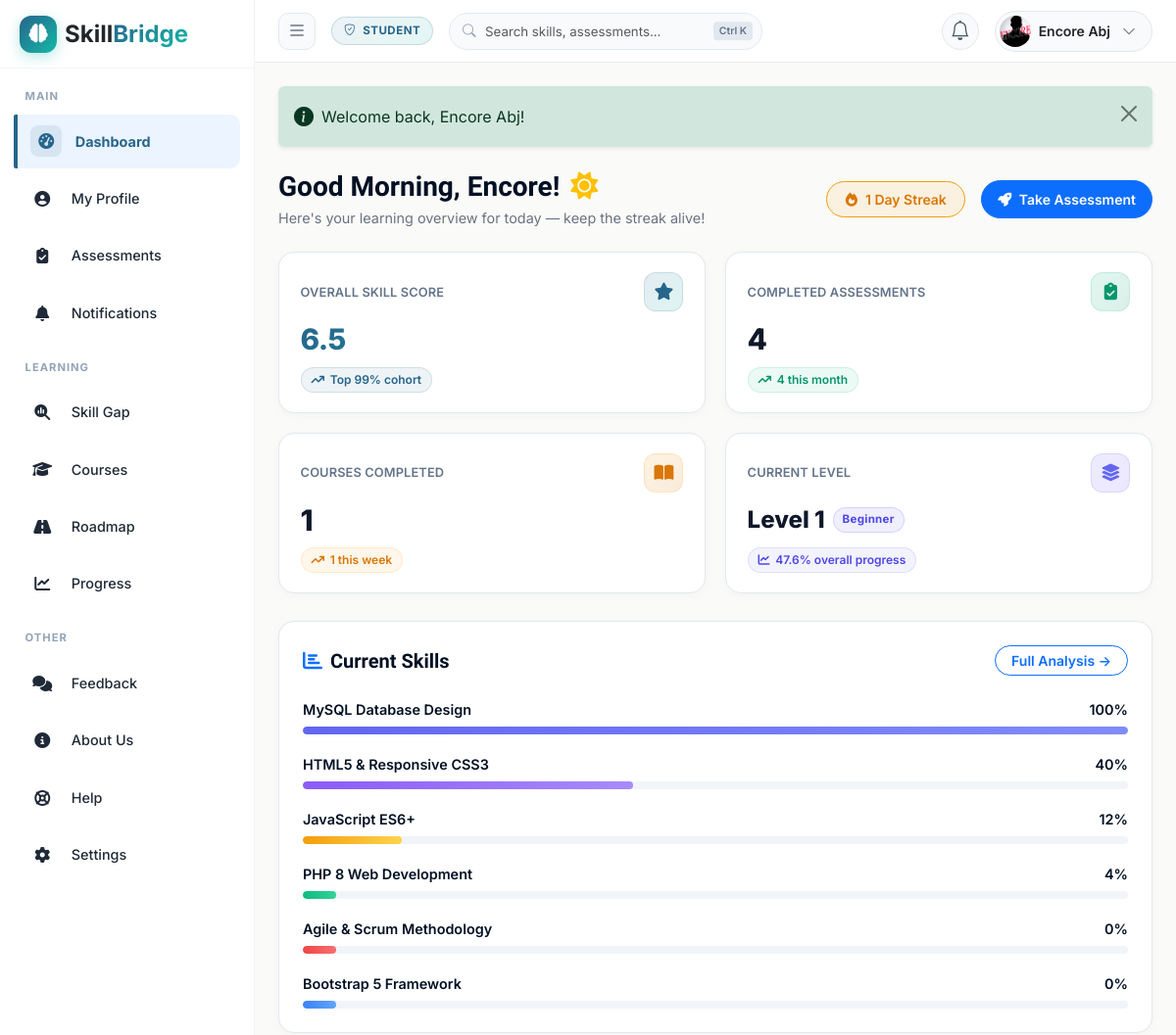
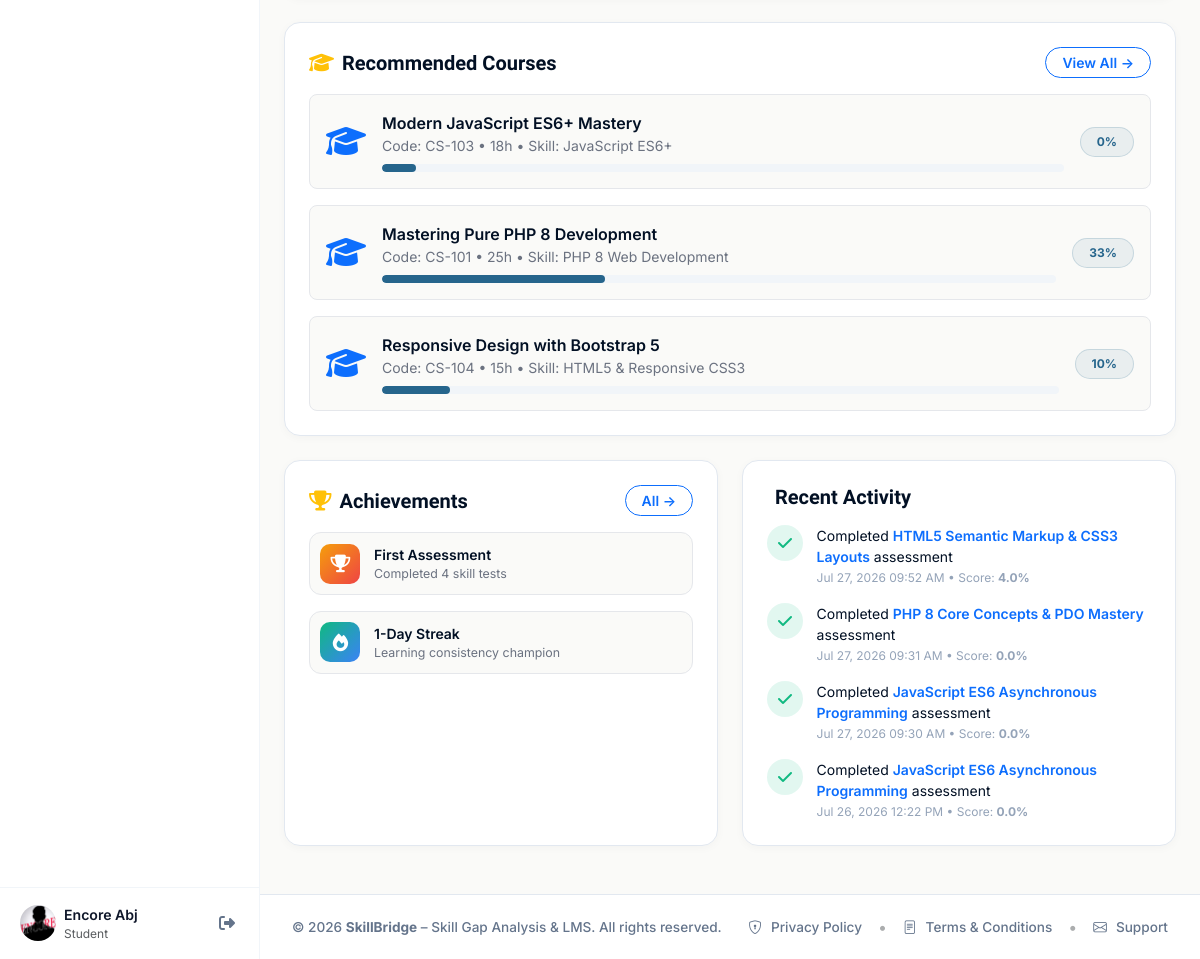
The page /student/dashboard.php (signed in) on the database its author committed (2 pictures, top to bottom).
### tables this page shows
CREATE TABLE `students` (
  `id` int(11) NOT NULL,
  `user_id` int(11) NOT NULL,
  `student_code` varchar(20) NOT NULL,
  `first_name` varchar(50) NOT NULL,
  `last_name` varchar(50) NOT NULL,
  `college_name` varchar(255) DEFAULT NULL,
  `avatar` varchar(255) DEFAULT 'default-avatar.png',
  `bio` varchar(255) DEFAULT NULL,
  `city_location` varchar(100) DEFAULT NULL,
  `phone` varchar(20) DEFAULT NULL,
  `department` varchar(100) NOT NULL DEFAULT 'Computer Science',
  `current_semester` int(11) NOT NULL DEFAULT 1,
  `created_at` datetime DEFAULT current_timestamp()
);

CREATE TABLE `skills` (
  `id` int(11) NOT NULL,
  `name` varchar(100) NOT NULL,
  `category` varchar(50) NOT NULL DEFAULT 'Technical',
  `description` text DEFAULT NULL,
  `created_at` datetime DEFAULT current_timestamp()
);

CREATE TABLE `recommendations` (
  `id` int(11) NOT NULL,
  `student_id` int(11) NOT NULL,
  `course_id` int(11) NOT NULL,
  `skill_id` int(11) NOT NULL,
  `reason` text DEFAULT NULL,
  `priority_level` enum('low','medium','high') NOT NULL DEFAULT 'medium',
  `is_dismissed` tinyint(1) NOT NULL DEFAULT 0,
  `created_at` datetime DEFAULT current_timestamp()
);

CREATE TABLE `courses` (
  `id` int(11) NOT NULL,
  `course_code` varchar(20) NOT NULL,
  `title` varchar(150) NOT NULL,
  `description` text DEFAULT NULL,
  `duration_hours` int(11) NOT NULL DEFAULT 10,
  `difficulty_level` enum('beginner','intermediate','advanced') NOT NULL DEFAULT 'beginner',
  `provider_url` varchar(255) DEFAULT NULL,
  `status` enum('active','inactive') NOT NULL DEFAULT 'active',
  `created_at` datetime DEFAULT current_timestamp(),
  `platform` varchar(50) NOT NULL DEFAULT 'Udemy',
  `price` decimal(10,2) NOT NULL DEFAULT 499.00,
  `rating` decimal(3,2) NOT NULL DEFAULT 4.80,
  `instructor` varchar(100) NOT NULL DEFAULT 'SkillBridge Instructor',
  `track_category` varchar(50) NOT NULL DEFAULT 'frontend',
  `topic_pill` varchar(50) NOT NULL DEFAULT 'General',
  `lessons_json` text DEFAULT NULL
);

CREATE TABLE `assessment_results` (
  `id` int(11) NOT NULL,
  `student_id` int(11) NOT NULL,
  `assessment_id` int(11) NOT NULL,
  `total_questions` int(11) NOT NULL DEFAULT 10,
  `correct_answers` int(11) NOT NULL DEFAULT 0,
  `score_obtained` decimal(5,2) NOT NULL DEFAULT 0.00,
  `score_percentage` decimal(5,2) NOT NULL DEFAULT 0.00,
  `status` enum('pass','fail') NOT NULL DEFAULT 'fail',
  `time_taken_seconds` int(11) NOT NULL DEFAULT 0,
  `completed_at` datetime DEFAULT current_timestamp()
);

CREATE TABLE `assessments` (
  `id` int(11) NOT NULL,
  `title` varchar(150) NOT NULL,
  `description` text DEFAULT NULL,
  `skill_id` int(11) NOT NULL,
  `created_by_faculty_id` int(11) NOT NULL,
  `duration_minutes` int(11) NOT NULL DEFAULT 30,
  `passing_marks` int(11) NOT NULL DEFAULT 6,
  `total_marks` int(11) NOT NULL DEFAULT 10,
  `difficulty_level` enum('beginner','easy','intermediate','advanced','expert') NOT NULL DEFAULT 'intermediate',
  `status` enum('draft','active','archived') NOT NULL DEFAULT 'active',
  `created_at` datetime DEFAULT current_timestamp()
);

### student/dashboard.php (the view, shortened to what the rows shown need)
<?php
require_once __DIR__ . '/../config/database.php';
require_once __DIR__ . '/../includes/functions.php';
$studentId = (int)$_SESSION['profile_id'];
$db = Database::getInstance();
$student = $db->fetch(
    "SELECT s.*, u.email
     FROM students s
     JOIN users u ON s.user_id = u.id
     WHERE s.id = ?",
    [$studentId]
);
$hour = (int)date('H');
if ($hour < 12) {
    $greetingTitle = "Good Morning, " . htmlspecialchars($student['first_name']) . "! <i class=\"fa-solid fa-sun text-warning ms-1\"></i>";
} elseif ($hour < 17) {
    $greetingTitle = "Good Afternoon, " . htmlspecialchars($student['first_name']) . "! <i class=\"fa-solid fa-sun text-warning ms-1\"></i>";
} else {
    $greetingTitle = "Good Evening, " . htmlspecialchars($student['first_name']) . "! <i class=\"fa-solid fa-moon text-primary ms-1\"></i>";
}
$skillResults = $db->fetchAll(
    "SELECT s.id, s.name as skill_name, COALESCE(MAX(ar.score_percentage), 0) as score
     FROM skills s
     LEFT JOIN assessments a ON s.id = a.skill_id
     LEFT JOIN assessment_results ar ON a.id = ar.assessment_id AND ar.student_id = ?
     GROUP BY s.id, s.name
     ORDER BY score DESC, s.name ASC
     LIMIT 6",
    [$studentId]
);
$recommendations = $db->fetchAll(
    "SELECT r.*, c.title as course_title, c.course_code, c.duration_hours, c.difficulty_level, s.name as skill_name,
            COALESCE(sp.progress_percentage, 0) as progress_percentage,
            COALESCE(sp.status, 'not_started') as progress_status
     FROM recommendations r
     JOIN courses c ON r.course_id = c.id
     JOIN skills s ON r.skill_id = s.id
     LEFT JOIN student_progress sp ON sp.course_id = c.id AND sp.student_id = r.student_id
     WHERE r.student_id = ? AND r.is_dismissed = 0
     ORDER BY r.priority_level DESC, r.created_at DESC LIMIT 3",
    [$studentId]
);
$recentActivity = $db->fetchAll(
    "SELECT ar.completed_at as activity_time,
            'assessment' as activity_type,
            a.title as item_title,
            s.name as skill_name,
            ar.score_percentage,
            ar.status
     FROM assessment_results ar
     JOIN assessments a ON ar.assessment_id = a.id
     JOIN skills s ON a.skill_id = s.id
     WHERE ar.student_id = ?
     ORDER BY ar.completed_at DESC LIMIT 4",
    [$studentId]
);
include __DIR__ . '/../includes/header.php';
?>
<div class="dash-header flex-between">
  <div>
    <h1><?= $greetingTitle ?></h1>
    <p>Here's your learning overview for today — keep the streak alive!</p>
  </div>
</div>
<div class="dashboard-grid" id="skills-section">
  <div class="saas-card animate-slideUp p-4">
    <div class="skill-bar-group">
      <?php
        $colorGradients = [
          'linear-gradient(90deg,#6366F1,#818CF8)',
          'linear-gradient(90deg,#8B5CF6,#A78BFA)',
          'linear-gradient(90deg,#F59E0B,#FCD34D)',
          'linear-gradient(90deg,#10B981,#34D399)',
          'linear-gradient(90deg,#EF4444,#F87171)',
          'linear-gradient(90deg,#3B82F6,#60A5FA)'
        ];
        $colorIdx = 0;
        foreach ($skillResults as $s):
          $scoreVal = round((float)($s['score'] ?? 0));
          $fillGradient = $colorGradients[$colorIdx % count($colorGradients)];
          $colorIdx++;
      ?>
        <div class="skill-bar-item">
          <div class="skill-bar-meta">
            <span class="skill-name"><?= htmlspecialchars($s['skill_name']) ?></span>
            <span class="skill-score"><?= $scoreVal ?>%</span>
          </div>
          <div class="skill-bar-track">
            <div class="skill-bar-fill" style="width:<?= max(4, $scoreVal) ?>%;background:<?= $fillGradient ?>"></div>
          </div>
        </div>
      <?php endforeach; ?>
    </div>
  </div>
</div>
<div class="saas-card animate-slideUp p-4 mb-4" id="recommended-courses">
  <div class="d-flex flex-column gap-3">
    <?php foreach ($recommendations as $rec): ?>
      <div class="course-item d-flex align-items-center gap-3 p-3 rounded-3" style="background: var(--bg-alt); border: 1px solid var(--border);">
        <div class="fs-2 text-primary"><i class="fa-solid fa-graduation-cap"></i></div>
        <div class="flex-grow-1">
          <div class="fw-semibold fs-6" style="color: var(--text-heading);"><?= htmlspecialchars($rec['course_title']) ?></div>
          <div class="small" style="color: var(--text-secondary);">Code: <?= htmlspecialchars($rec['course_code']) ?> &bull; <?= $rec['duration_hours'] ?>h &bull; Skill: <?= htmlspecialchars($rec['skill_name']) ?></div>
          <div class="skill-bar-track mt-2">
            <div class="skill-bar-fill" style="width:<?= max(5, round($rec['progress_percentage'])) ?>%;background:#26658C"></div>
          </div>
        </div>
        <a href="<?= BASE_URL ?>student/progress.php" class="badge saas-badge-primary rounded-pill px-3 py-2 text-decoration-none">
          <?= round($rec['progress_percentage']) ?>%
        </a>
      </div>
    <?php endforeach; ?>
  </div>
</div>
<div class="dashboard-grid-3">
  <div class="saas-card animate-slideUp p-4" id="recent-activity">
    <div class="activity-feed">
      <?php if (!empty($recentActivity)): ?>
        <?php foreach ($recentActivity as $act): ?>
          <div class="activity-item">
            <div class="activity-icon" style="background:rgba(16,185,129,0.12);color:#10B981">
              <i class="fa-solid fa-check"></i>
            </div>
            <div>
              <div class="activity-text">Completed <span class="fw-semibold text-primary"><?= htmlspecialchars($act['item_title']) ?></span> assessment</div>
              <div class="activity-time"><?= format_date($act['activity_time']) ?> &bull; Score: <strong><?= number_format($act['score_percentage'], 1) ?>%</strong></div>
            </div>
          </div>
        <?php endforeach; ?>
      <?php endif; ?>
    </div>
  </div>
</div>
<?php include __DIR__ . '/../includes/footer.php'; ?>

### rows shown on the page
students: first_name "Encore"
skills: name "MySQL Database Design", scoreVal "100"
skills: name "HTML5 & Responsive CSS3", scoreVal "40"
skills: name "JavaScript ES6+", scoreVal "12"
skills: name "PHP 8 Web Development", scoreVal "4"
skills: name "Agile & Scrum Methodology", scoreVal "0", max(4, $scoreVal) 4 (drawn)
skills: name "Bootstrap 5 Framework", scoreVal "0", max(4, $scoreVal) 4 (drawn)
recommendations: course.title "Modern JavaScript ES6+ Mastery", course.course_code "CS-103", course.duration_hours "18", skill.name "JavaScript ES6+", max(5, round($rec['progress_percentage'])) 5 (drawn), progress_percentage "0"
recommendations: course.title "Mastering Pure PHP 8 Development", course.course_code "CS-101", course.duration_hours "25", skill.name "PHP 8 Web Development", progress_percentage "33"
recommendations: course.title "Responsive Design with Bootstrap 5", course.course_code "CS-104", course.duration_hours "15", skill.name "HTML5 & Responsive CSS3", progress_percentage "10"
assessment_results: assessment.title "HTML5 Semantic Markup & CSS3 Layouts", completed_at "Jul 27, 2026 09:52 AM", score_percentage "4.0"
assessment_results: assessment.title "PHP 8 Core Concepts & PDO Mastery", completed_at "Jul 27, 2026 09:31 AM", score_percentage "0.0"
assessment_results: assessment.title "JavaScript ES6 Asynchronous Programming", completed_at "Jul 27, 2026 09:30 AM", score_percentage "0.0"
assessment_results: assessment.title "JavaScript ES6 Asynchronous Programming", completed_at "Jul 26, 2026 12:22 PM", score_percentage "0.0"

### other values the page prints
$sidebarUserName "Encore Abj"
$sidebarSubTitle "Student"
$userRole "STUDENT"
$fullName "Encore Abj"
$flash['message'] "Welcome back, Encore Abj!"
$currentStreak "1"
$avgScore "6.5"
$percentileRank "99"
$completedAssessments "4"
$completedThisMonth "4"
$coursesCompleted "1"
$coursesCompletedThisWeek "1"
$levelNum "Level 1"
$levelName "Beginner"
$overallProgress "47.6"
